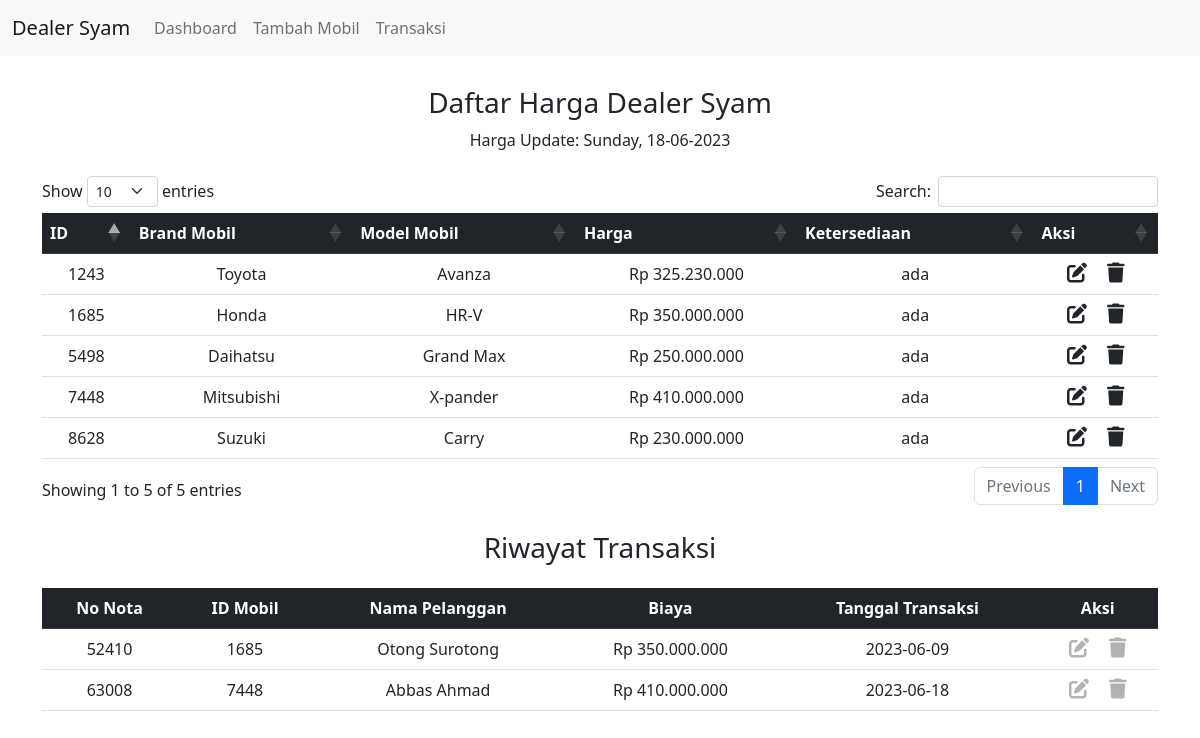
The page / on the database its author committed.
### tables this page shows
CREATE TABLE `produk` (
  `id` int(255) NOT NULL,
  `brand` varchar(255) NOT NULL,
  `model` varchar(255) NOT NULL,
  `harga` int(255) NOT NULL,
  `sedia` varchar(255) NOT NULL
);

CREATE TABLE `transaksi` (
  `nota` int(100) NOT NULL,
  `pelanggan` varchar(100) NOT NULL,
  `mobil` varchar(100) NOT NULL,
  `biaya` int(100) NOT NULL,
  `tanggal` date NOT NULL
);

### index.php (the view, shortened to what this page needs)
<?php
  include "db_conn.php"; include "header.php";
?>
<div class="container">
  <div class="text-center mb-4">
      <h3>Daftar Harga Dealer Syam</h3>
      <?php
      $tanggalSekarang = date('d-m-Y');
      $hariSekarang = date('l');
      echo "Harga Update: " . $hariSekarang . ", " . $tanggalSekarang;
      ?>
  </div>
  <table id="dt" class="table table-hover text-center">
    <thead class="table-dark">
      <tr>
        <th scope="col">ID</th>
        <th scope="col">Brand Mobil</th>
        <th scope="col">Model Mobil</th>
        <th scope="col">Harga</th>
        <th scope="col">Ketersediaan</th>
        <th scope="col">Aksi</th>
      </tr>
    </thead>
    <tbody>
      <?php
      $sql = "SELECT * FROM `produk`";
      $result = mysqli_query($conn, $sql);
      while ($row = mysqli_fetch_assoc($result)) {
      ?>
        <tr>
          <td><?php echo $row["id"] ?></td>
          <td><?php echo $row["brand"] ?></td>
          <td><?php echo $row["model"] ?></td>
          <td>Rp <?php echo number_format($row["harga"], 0, ".", ".") ?></td>
          <td><?php echo $row["sedia"] ?></td>
          <td>
            <a href="edit.php?id=<?php echo $row["id"] ?>" class="link-dark"><i class="fa-solid fa-pen-to-square fs-5 me-3"></i></a>
            <a href="delete.php?id=<?php echo $row["id"] ?>" class="link-dark"><i class="fa-solid fa-trash fs-5"></i></a>
          </td>
        </tr>
      <?php
      }
      ?>
    </tbody>
  </table>
  <br>
<?php
  include "transaksi.php";
?>
</div>

### header.php (shortened to what this page needs)
<!DOCTYPE html>
<html lang="en">
<head>
   <link href="https://cdn.jsdelivr.net/npm/bootstrap@5.2.3/dist/css/bootstrap.min.css" rel="stylesheet">
   <link rel="stylesheet" href="https://cdnjs.cloudflare.com/ajax/libs/font-awesome/6.4.0/css/all.min.css" />
   <link rel="stylesheet" type="text/css" href="datatables/datatables.css">
</head>
<body>
   <nav class="navbar navbar-expand-lg navbar-light bg-light" style="margin-bottom:30px;">
        <div class="container-fluid">
            <a class="navbar-brand" href="#">Dealer Syam</a>
            <div class="collapse navbar-collapse" id="navbarSupportedContent">
                <ul class="navbar-nav me-auto mb-2 mb-lg-0">
                    <li class="nav-item">
                        <a class="nav-link" href="index.php">Dashboard</a>
                    </li>
                    <li class="nav-item">
                        <a class="nav-link" href="add-new.php">Tambah Mobil</a>
                    </li>
                    <li class="nav-item">
                        <a class="nav-link" href="form-transaksi.php">Transaksi</a>
                    </li>
                </ul>
            </div>
        </div>
      </nav>
</body>
</html>

### transaksi.php
<div class="text-center mb-4">
  <h3>Riwayat Transaksi</h3>
</div>
<table id="dt" class="table table-hover text-center">
    <thead class="table-dark">
      <tr>
        <th scope="col">No Nota</th>
        <th scope="col">ID Mobil</th>
        <th scope="col">Nama Pelanggan</th>
        <th scope="col">Biaya</th>
        <th scope="col">Tanggal Transaksi</th>
        <th scope="col">Aksi</th>
      </tr>
    </thead>
    <tbody>
      <?php
      $sql = "SELECT * FROM `transaksi`";
      $result = mysqli_query($conn, $sql);
      while ($row = mysqli_fetch_assoc($result)) {
      ?>
        <tr>
          <td><?php echo $row["nota"] ?></td>
          <td><?php echo $row["mobil"] ?></td>
          <td><?php echo $row["pelanggan"] ?></td>
          <td>Rp <?php echo number_format($row["biaya"], 0, ".", ".") ?></td>
          <td><?php echo $row["tanggal"] ?></td>
          <td>
            <a href="#" class="link-dark disabled" tabindex="-1" aria-disabled="true"><i class="fa-solid fa-pen-to-square fs-5 me-3" style="color: #b3b3b3;"></i></a>
            <a href="#" class="link-dark disabled" tabindex="-1" aria-disabled="true"><i class="fa-solid fa-trash fs-5" style="color: #b3b3b3;"></i></a>
          </td>
        </tr>
      <?php
      }
      ?>
    </tbody>
</table>

### datatables/datatables.css (style rules this page uses)
:root { --dt-row-selected: 13, 110, 253; --dt-row-selected-text: 255, 255, 255; --dt-row-selected-link: 9, 10, 11; }
table.dataTable thead > tr > th.sorting, table.dataTable thead > tr > th.sorting_asc, table.dataTable thead > tr > th.sorting_desc, table.dataTable thead > tr > th.sorting_asc_disabled, table.dataTable thead > tr > th.sorting_desc_disabled, table.dataTable thead > tr > td.sorting, table.dataTable thead > tr > td.sorting_asc, table.dataTable thead > tr > td.sorting_desc, table.dataTable thead > tr > td.sorting_asc_disabled, table.dataTable thead > tr > td.sorting_desc_disabled { cursor: pointer; position: relative; padding-right: 26px; }
table.dataTable thead > tr > th.sorting:before, table.dataTable thead > tr > th.sorting:after, table.dataTable thead > tr > th.sorting_asc:before, table.dataTable thead > tr > th.sorting_asc:after, table.dataTable thead > tr > th.sorting_desc:before, table.dataTable thead > tr > th.sorting_desc:after, table.dataTable thead > tr > th.sorting_asc_disabled:before, table.dataTable thead > tr > th.sorting_asc_disabled:after, table.dataTable thead > tr > th.sorting_desc_disabled:before, table.dataTable thead > tr > th.sorting_desc_disabled:after, table.dataTable thead > tr > td.sorting:before, table.dataTable thead > tr > td.sorting:after, table.dataTable thead > tr > td.sorting_asc:before, table.dataTable thead > tr > td.sorting_asc:after, table.dataTable thead > tr > td.sorting_desc:before, table.dataTable thead > tr > td.sorting_desc:after, table.dataTable thead > tr > td.sorting_asc_disabled:before, table.dataTable thead > tr > td.sorting_asc_disabled:after, table.dataTable thead > tr > td.sorting_desc_disabled:before, table.dataTable thead > tr > td.sorting_desc_disabled:after { position: absolute; display: block; opacity: 0.125; right: 10px; line-height: 9px; font-size: 0.8em; }
table.dataTable thead > tr > th.sorting:before, table.dataTable thead > tr > th.sorting_asc:before, table.dataTable thead > tr > th.sorting_desc:before, table.dataTable thead > tr > th.sorting_asc_disabled:before, table.dataTable thead > tr > th.sorting_desc_disabled:before, table.dataTable thead > tr > td.sorting:before, table.dataTable thead > tr > td.sorting_asc:before, table.dataTable thead > tr > td.sorting_desc:before, table.dataTable thead > tr > td.sorting_asc_disabled:before, table.dataTable thead > tr > td.sorting_desc_disabled:before { bottom: 50%; content: "▲"; content: "▲"/""; }
table.dataTable thead > tr > th.sorting:after, table.dataTable thead > tr > th.sorting_asc:after, table.dataTable thead > tr > th.sorting_desc:after, table.dataTable thead > tr > th.sorting_asc_disabled:after, table.dataTable thead > tr > th.sorting_desc_disabled:after, table.dataTable thead > tr > td.sorting:after, table.dataTable thead > tr > td.sorting_asc:after, table.dataTable thead > tr > td.sorting_desc:after, table.dataTable thead > tr > td.sorting_asc_disabled:after, table.dataTable thead > tr > td.sorting_desc_disabled:after { top: 50%; content: "▼"; content: "▼"/""; }
table.dataTable thead > tr > th.sorting_asc:before, table.dataTable thead > tr > th.sorting_desc:after, table.dataTable thead > tr > td.sorting_asc:before, table.dataTable thead > tr > td.sorting_desc:after { opacity: 0.6; }
table.dataTable thead th, table.dataTable thead td, table.dataTable tfoot th, table.dataTable tfoot td { text-align: left; }
table.dataTable { clear: both; margin-top: 6px !important; margin-bottom: 6px !important; max-width: none !important; border-collapse: separate !important; border-spacing: 0; }
table.dataTable td, table.dataTable th { -webkit-box-sizing: content-box; box-sizing: content-box; }
table.dataTable > tbody > tr { background-color: transparent; }

### rows shown on the page
produk: id "1243", brand "Toyota", model "Avanza", harga "325.230.000", sedia "ada"
produk: id "1685", brand "Honda", model "HR-V", harga "350.000.000", sedia "ada"
produk: id "5498", brand "Daihatsu", model "Grand Max", harga "250.000.000", sedia "ada"
produk: id "7448", brand "Mitsubishi", model "X-pander", harga "410.000.000", sedia "ada"
produk: id "8628", brand "Suzuki", model "Carry", harga "230.000.000", sedia "ada"
transaksi: nota "52410", mobil "1685", pelanggan "Otong Surotong", biaya "350.000.000", tanggal "2023-06-09"
transaksi: nota "63008", mobil "7448", pelanggan "Abbas Ahmad", biaya "410.000.000", tanggal "2023-06-18"
